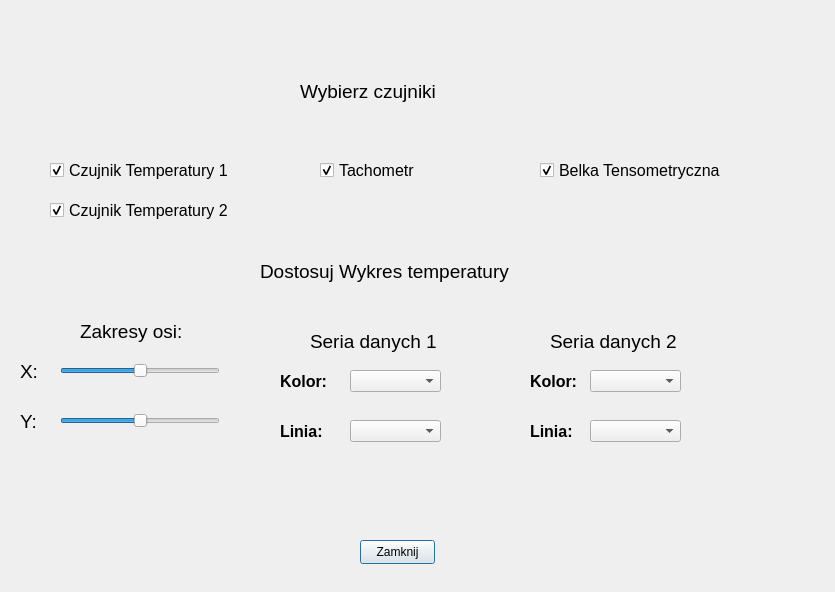
<?xml version="1.0" encoding="UTF-8"?>
<ui version="4.0">
 <class>wyswietlanie</class>
 <widget class="QDialog" name="wyswietlanie">
  <property name="geometry">
   <rect>
    <x>0</x>
    <y>0</y>
    <width>835</width>
    <height>592</height>
   </rect>
  </property>
  <property name="windowTitle">
   <string>Dialog</string>
  </property>
  <widget class="QPushButton" name="pushButton">
   <property name="geometry">
    <rect>
     <x>360</x>
     <y>540</y>
     <width>75</width>
     <height>24</height>
    </rect>
   </property>
   <property name="text">
    <string>Zamknij</string>
   </property>
  </widget>
  <widget class="QCheckBox" name="checkBoxTemp1">
   <property name="geometry">
    <rect>
     <x>50</x>
     <y>150</y>
     <width>181</width>
     <height>41</height>
    </rect>
   </property>
   <property name="font">
    <font>
     <pointsize>12</pointsize>
    </font>
   </property>
   <property name="text">
    <string>Czujnik Temperatury 1</string>
   </property>
   <property name="checked">
    <bool>true</bool>
   </property>
  </widget>
  <widget class="QCheckBox" name="checkBoxTemp2">
   <property name="geometry">
    <rect>
     <x>50</x>
     <y>190</y>
     <width>181</width>
     <height>41</height>
    </rect>
   </property>
   <property name="font">
    <font>
     <pointsize>12</pointsize>
    </font>
   </property>
   <property name="text">
    <string>Czujnik Temperatury 2</string>
   </property>
   <property name="checked">
    <bool>true</bool>
   </property>
  </widget>
  <widget class="QCheckBox" name="checkBoxTacho">
   <property name="geometry">
    <rect>
     <x>320</x>
     <y>150</y>
     <width>181</width>
     <height>41</height>
    </rect>
   </property>
   <property name="font">
    <font>
     <pointsize>12</pointsize>
    </font>
   </property>
   <property name="text">
    <string>Tachometr</string>
   </property>
   <property name="checked">
    <bool>true</bool>
   </property>
  </widget>
  <widget class="QCheckBox" name="checkBoxBelka">
   <property name="geometry">
    <rect>
     <x>540</x>
     <y>150</y>
     <width>181</width>
     <height>41</height>
    </rect>
   </property>
   <property name="font">
    <font>
     <pointsize>12</pointsize>
    </font>
   </property>
   <property name="text">
    <string>Belka Tensometryczna</string>
   </property>
   <property name="checked">
    <bool>true</bool>
   </property>
  </widget>
  <widget class="QLabel" name="label_4">
   <property name="geometry">
    <rect>
     <x>80</x>
     <y>320</y>
     <width>161</width>
     <height>22</height>
    </rect>
   </property>
   <property name="font">
    <font>
     <family>Arial</family>
     <pointsize>14</pointsize>
    </font>
   </property>
   <property name="lineWidth">
    <number>4</number>
   </property>
   <property name="text">
    <string>Zakresy osi:</string>
   </property>
   <property name="wordWrap">
    <bool>false</bool>
   </property>
  </widget>
  <widget class="QLabel" name="label_5">
   <property name="geometry">
    <rect>
     <x>260</x>
     <y>260</y>
     <width>291</width>
     <height>22</height>
    </rect>
   </property>
   <property name="font">
    <font>
     <family>Arial</family>
     <pointsize>14</pointsize>
    </font>
   </property>
   <property name="lineWidth">
    <number>4</number>
   </property>
   <property name="text">
    <string>Dostosuj Wykres temperatury</string>
   </property>
   <property name="wordWrap">
    <bool>false</bool>
   </property>
  </widget>
  <widget class="QLabel" name="label_6">
   <property name="geometry">
    <rect>
     <x>300</x>
     <y>80</y>
     <width>291</width>
     <height>22</height>
    </rect>
   </property>
   <property name="font">
    <font>
     <family>Arial</family>
     <pointsize>14</pointsize>
    </font>
   </property>
   <property name="lineWidth">
    <number>4</number>
   </property>
   <property name="text">
    <string>Wybierz czujniki </string>
   </property>
   <property name="wordWrap">
    <bool>false</bool>
   </property>
  </widget>
  <widget class="QSlider" name="horizontalSlider_osX">
   <property name="geometry">
    <rect>
     <x>60</x>
     <y>360</y>
     <width>160</width>
     <height>22</height>
    </rect>
   </property>
   <property name="value">
    <number>50</number>
   </property>
   <property name="orientation">
    <enum>Qt::Horizontal</enum>
   </property>
  </widget>
  <widget class="QLabel" name="label_8">
   <property name="geometry">
    <rect>
     <x>20</x>
     <y>360</y>
     <width>31</width>
     <height>22</height>
    </rect>
   </property>
   <property name="font">
    <font>
     <family>Arial</family>
     <pointsize>14</pointsize>
    </font>
   </property>
   <property name="lineWidth">
    <number>4</number>
   </property>
   <property name="text">
    <string>X:</string>
   </property>
   <property name="wordWrap">
    <bool>false</bool>
   </property>
  </widget>
  <widget class="QLabel" name="label_9">
   <property name="geometry">
    <rect>
     <x>310</x>
     <y>330</y>
     <width>191</width>
     <height>22</height>
    </rect>
   </property>
   <property name="font">
    <font>
     <family>Arial</family>
     <pointsize>14</pointsize>
    </font>
   </property>
   <property name="lineWidth">
    <number>4</number>
   </property>
   <property name="text">
    <string>Seria danych 1</string>
   </property>
   <property name="wordWrap">
    <bool>false</bool>
   </property>
  </widget>
  <widget class="QLabel" name="label_10">
   <property name="geometry">
    <rect>
     <x>550</x>
     <y>330</y>
     <width>191</width>
     <height>22</height>
    </rect>
   </property>
   <property name="font">
    <font>
     <family>Arial</family>
     <pointsize>14</pointsize>
    </font>
   </property>
   <property name="lineWidth">
    <number>4</number>
   </property>
   <property name="text">
    <string>Seria danych 2</string>
   </property>
   <property name="wordWrap">
    <bool>false</bool>
   </property>
  </widget>
  <widget class="QComboBox" name="comboBoxKolorT1">
   <property name="geometry">
    <rect>
     <x>350</x>
     <y>370</y>
     <width>91</width>
     <height>22</height>
    </rect>
   </property>
  </widget>
  <widget class="QComboBox" name="comboBoxLiniaT1">
   <property name="geometry">
    <rect>
     <x>350</x>
     <y>420</y>
     <width>91</width>
     <height>22</height>
    </rect>
   </property>
  </widget>
  <widget class="QComboBox" name="comboBoxLiniaT2">
   <property name="geometry">
    <rect>
     <x>590</x>
     <y>420</y>
     <width>91</width>
     <height>22</height>
    </rect>
   </property>
  </widget>
  <widget class="QLabel" name="label_12">
   <property name="geometry">
    <rect>
     <x>530</x>
     <y>370</y>
     <width>61</width>
     <height>22</height>
    </rect>
   </property>
   <property name="font">
    <font>
     <family>Arial</family>
     <pointsize>12</pointsize>
     <bold>true</bold>
    </font>
   </property>
   <property name="lineWidth">
    <number>4</number>
   </property>
   <property name="text">
    <string>Kolor:</string>
   </property>
   <property name="wordWrap">
    <bool>false</bool>
   </property>
  </widget>
  <widget class="QLabel" name="label_13">
   <property name="geometry">
    <rect>
     <x>280</x>
     <y>370</y>
     <width>61</width>
     <height>22</height>
    </rect>
   </property>
   <property name="font">
    <font>
     <family>Arial</family>
     <pointsize>12</pointsize>
     <bold>true</bold>
    </font>
   </property>
   <property name="lineWidth">
    <number>4</number>
   </property>
   <property name="text">
    <string>Kolor:</string>
   </property>
   <property name="wordWrap">
    <bool>false</bool>
   </property>
  </widget>
  <widget class="QLabel" name="label_14">
   <property name="geometry">
    <rect>
     <x>280</x>
     <y>420</y>
     <width>61</width>
     <height>22</height>
    </rect>
   </property>
   <property name="font">
    <font>
     <family>Arial</family>
     <pointsize>12</pointsize>
     <bold>true</bold>
    </font>
   </property>
   <property name="lineWidth">
    <number>4</number>
   </property>
   <property name="text">
    <string>Linia:</string>
   </property>
   <property name="wordWrap">
    <bool>false</bool>
   </property>
  </widget>
  <widget class="QLabel" name="label_15">
   <property name="geometry">
    <rect>
     <x>530</x>
     <y>420</y>
     <width>61</width>
     <height>22</height>
    </rect>
   </property>
   <property name="font">
    <font>
     <family>Arial</family>
     <pointsize>12</pointsize>
     <bold>true</bold>
    </font>
   </property>
   <property name="lineWidth">
    <number>4</number>
   </property>
   <property name="text">
    <string>Linia:</string>
   </property>
   <property name="wordWrap">
    <bool>false</bool>
   </property>
  </widget>
  <widget class="QComboBox" name="comboBoxKolorT2">
   <property name="geometry">
    <rect>
     <x>590</x>
     <y>370</y>
     <width>91</width>
     <height>22</height>
    </rect>
   </property>
  </widget>
  <widget class="QLabel" name="label_11">
   <property name="geometry">
    <rect>
     <x>20</x>
     <y>410</y>
     <width>31</width>
     <height>22</height>
    </rect>
   </property>
   <property name="font">
    <font>
     <family>Arial</family>
     <pointsize>14</pointsize>
    </font>
   </property>
   <property name="lineWidth">
    <number>4</number>
   </property>
   <property name="text">
    <string>Y:</string>
   </property>
   <property name="wordWrap">
    <bool>false</bool>
   </property>
  </widget>
  <widget class="QSlider" name="horizontalSlider_osX_2">
   <property name="geometry">
    <rect>
     <x>60</x>
     <y>410</y>
     <width>160</width>
     <height>22</height>
    </rect>
   </property>
   <property name="value">
    <number>50</number>
   </property>
   <property name="orientation">
    <enum>Qt::Horizontal</enum>
   </property>
  </widget>
 </widget>
 <resources/>
 <connections/>
</ui>
